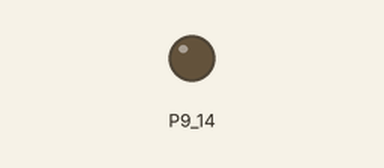
A program run on a simulated BeagleBone Black. On the bench: output pins drawn as LEDs (lit = HIGH).

Above: at 0.05 s.
At 1.1 s:
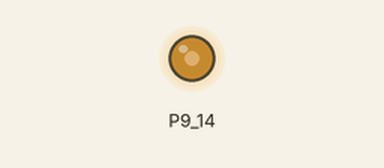
At 2.15 s:
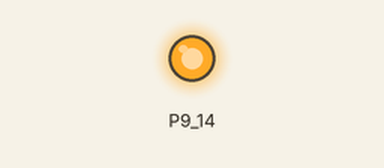
At 4.3 s:
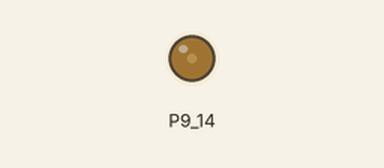
Timing chart, 0 to 6.8 s (numbered marks = the images above):
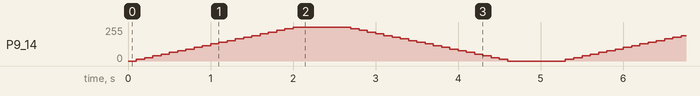

The program:

pwm_led.py
```python
# (licence header left out)
import Adafruit_BBIO.PWM as PWM
import time

PWM.start("P9_14", 0)

try:
    while True:
        for dc in xrange(0, 101, 5):
            PWM.set_duty_cycle("P9_14", dc)
            time.sleep(0.1)
        time.sleep(0.5)

        for dc in xrange(100, -1, -5):
            PWM.set_duty_cycle("P9_14", dc)
            time.sleep(0.1)
        time.sleep(0.5)

except KeyboardInterrupt:
    print "Exception: KeyboardInterrupt"

finally:
    PWM.stop("P9_14")
    PWM.cleanup()
```
